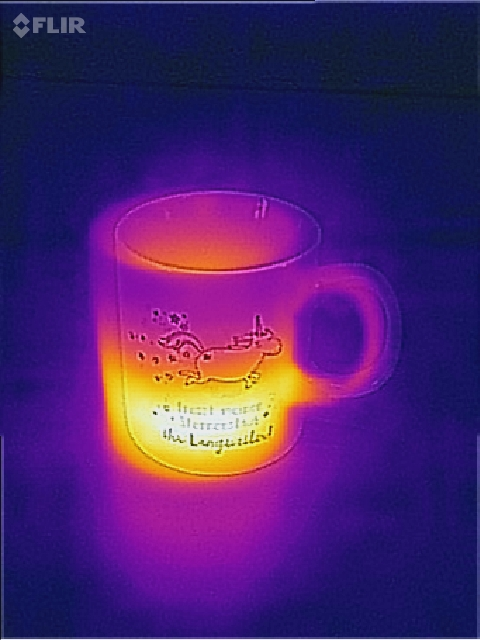
#> input picture images/test1.jpg, 480 x 640 px
$ python blob_detection.py
#> lines starting #> are read from the running program, lines starting #| are printed output that depends on the picture
""" Simple blob detection implementation using OpenCV """

import cv2
import numpy as np

def setup_params():
    """ setup detector with given parameters """

    # creates detector with default parameters
    params = cv2.SimpleBlobDetector_Params()

    # threshold params
    params.minThreshold = 0
    params.maxThreshold = 255

    # area params
    params.filterByArea = True
    params.minArea = 50
    params.maxArea = 10000

    # color params
    params.filterByColor = False
    params.blobColor = 0
    params.minCircularity = 0.5
    params.maxCircularity = 1

    # convexity params
    params.filterByConvexity = False
    params.minConvexity = 0.5
    params.maxConvexity = 1
    params.minDistBetweenBlobs = 0

    return cv2.SimpleBlobDetector_create(params)

def find_blobs(img):
    """ finds blobs in given thermal image"""
#> called with img = 'images/test1.jpg'

    # load input image
    original_img = cv2.imread(img, 0)
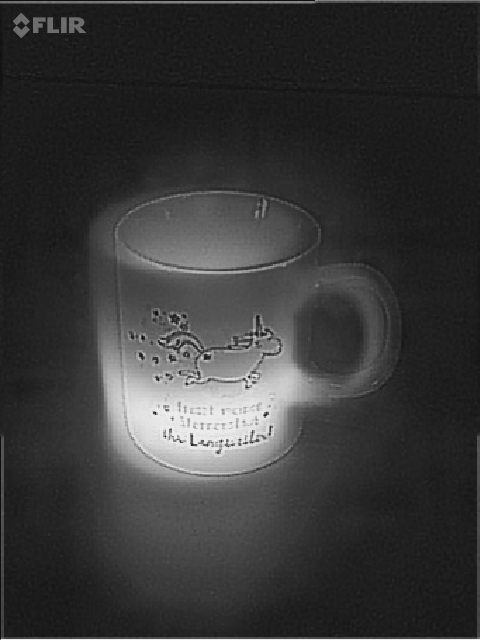
#> original_img: shape (640, 480); min 15, max 236, mean 55.8

    # creates detector
    detector = setup_params()

    # detect blobs in image
    keypoint_info = detector.detect(original_img)

    # highlight blobs as circles
    blobs = cv2.drawKeypoints(original_img, keypoint_info, np.array([]),
                                (255, 0, 0), cv2.DRAW_MATCHES_FLAGS_DRAW_RICH_KEYPOINTS)

    # display image w/ blobs
    cv2.imshow("[!] Displaying Blobs [!]", blobs)
    cv2.waitKey(0)
    cv2.destroyAllWindows()


# driver code
if __name__ == '__main__':
#> (the run stopped early here; a loop or call above may not have finished)
